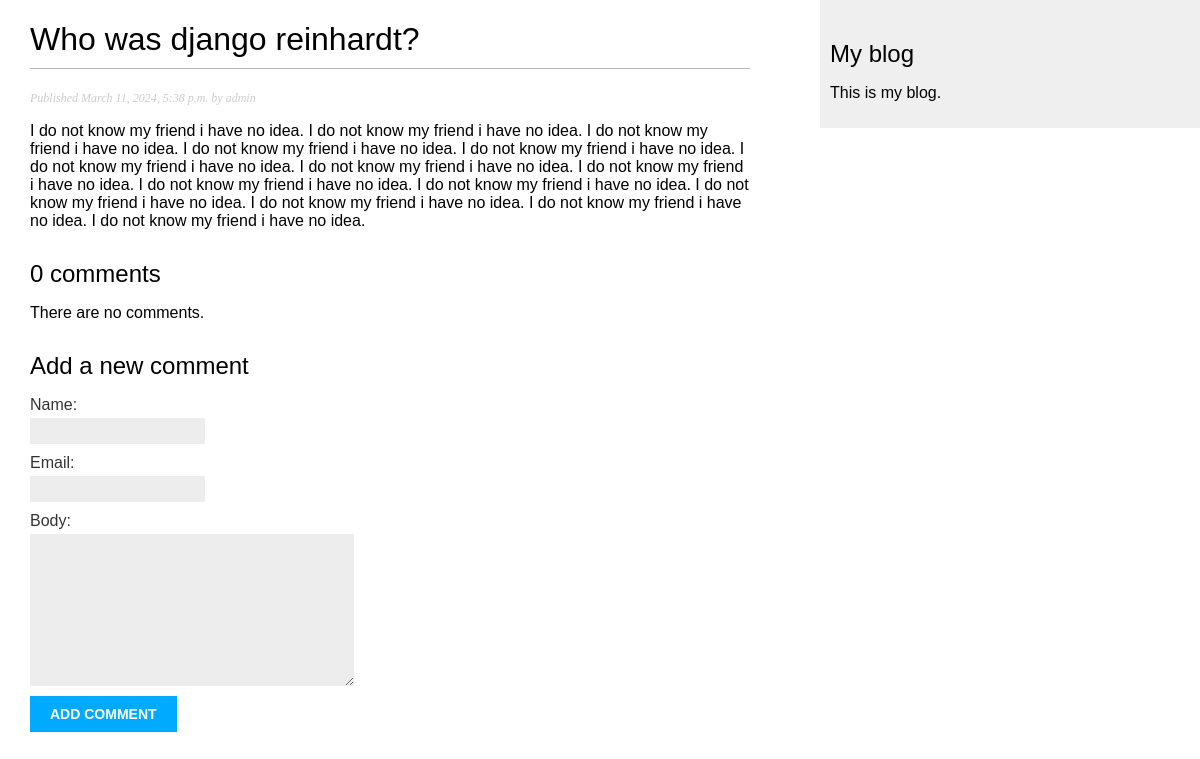
The app's page /blog/2024/3/11/who-was-django/, older data.
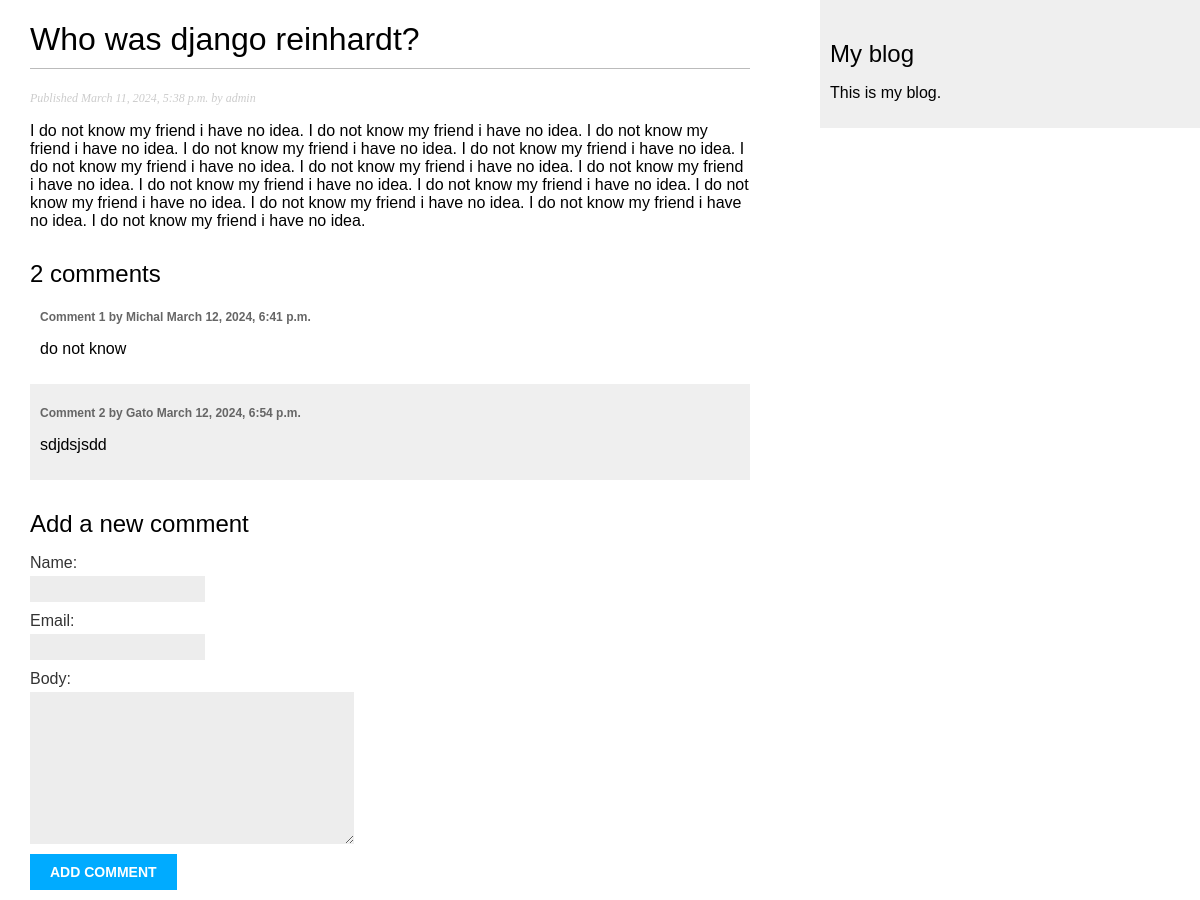
The same page, newer data.
### blog/models.py (models this page shows, shortened)
class Post(models.Model):
    class Status(models.TextChoices):
        DRAFT = 'DF', 'Draft'
        PUBLISHED = 'PB', 'Published'
    title = models.CharField(max_length=250)
    slug = models.SlugField(max_length=250,
                            unique_for_date='publish')
    author = models.ForeignKey(User, on_delete=models.CASCADE, related_name='blog_posts')
    body = models.TextField()
    publish = models.DateTimeField(default=timezone.now)
    created = models.DateTimeField(auto_now_add=True)
    updated = models.DateTimeField(auto_now=True)
    status = models.CharField(max_length=2, choices=Status.choices, default=Status.DRAFT)
    objects = models.Manager()
    published = PublishedManager()
    class Meta:
        ordering = ['-publish']
        indexes = [
            models.Index(fields=['-publish'])
        ]

class Comment(models.Model):
    post = models.ForeignKey(Post, on_delete=models.CASCADE, related_name='comments')
    name = models.CharField(max_length=80)
    email = models.EmailField()
    body = models.TextField()
    created = models.DateTimeField(auto_now_add=True)
    updated = models.DateTimeField(auto_now=True)
    active = models.BooleanField(default=True)
    class Meta:
        ordering = ['created']
        indexes = [
            models.Index(fields=['created'])
        ]

### blog/views.py (the view)
# urls.py: path('<int:year>/<int:month>/<int:day>/<slug:post>/', views.post_detail, name='post_detail'),
def post_detail(request, year, month, day, post):
    post = get_object_or_404(Post,
                             status=Post.Status.PUBLISHED,
                             slug=post,
                             publish__year=year,
                             publish__month=month,
                             publish__day=day)
    comments = post.comments.filter(active=True)
    form = CommentForm()
    return render(request,
                  'blog/post/detail.html',
                  {'post': post,
                   'comments': comments,
                   'form': form})

### blog/forms.py
class CommentForm(forms.ModelForm):
    class Meta:
        model = Comment
        fields = ['name', 'email', 'body']

### blog/templates/blog/post/detail.html (shortened to what this page needs)
{% extends "blog/base.html" %}
{% block content %}
    <h1>{{ post.title }}</h1>
    <p class="date">
        Published {{ post.publish }} by {{ post.author }}
    </p>
    {{ post.body|linebreaks }}
    {% with comments.count as total_comments %}
        <h2>
            {{ total_comments }} comment{{ total_comments|pluralize }}
        </h2>
    {% endwith %}
    {% for comment in comments %}
        <div class="comment">
            <p class="info">
            Comment {{ forloop.counter }} by {{ comment.name }}
            {{ comment.created }}
            </p>
            {{ comment.body|linebreaks }}
        </div>
        {% empty %}
            <p>There are no comments.</p>
    {% endfor %}
    {% include "blog/post/includes/comment_form.html" %}
{% endblock %}

### blog/templates/blog/base.html (shortened to what this page needs)
{% load static %}
<!DOCTYPE html>
<html>
<head>
    <link href="{% static "css/blog.css" %}" rel="stylesheet">
</head>
<body>
    <div id="content">
        {% block content %}
        {% endblock %}
    </div>
    <div id="sidebar">
        <h2>My blog</h2>
        <p>This is my blog.</p>
    </div>
</body>
</html>

### blog/templates/blog/post/includes/comment_form.html (shortened to what this page needs)
<h2>Add a new comment</h2>
<form action="{% url "blog:post_comment" post.id %}" method="post">
    {{ form.as_p }}
    <p><input type="submit" value="Add comment"></p>
</form>

### blog/static/css/blog.css (style rules this page uses)
body { margin:0; padding:0; font-family:helvetica, sans-serif; }
h1 { font-weight:normal; border-bottom:1px solid #bbb; padding:0 0 10px 0; }
h2 { font-weight:normal; margin:30px 0 0; }
#content { float:left; width:60%; padding:0 0 0 30px; }
#sidebar { float:right; width:30%; padding:10px; background:#efefef; height:100%; }
p.date { color:#ccc; font-family: georgia, serif; font-size: 12px; font-style: italic; }
label { float:left; clear:both; color:#333; margin-bottom:4px; }
input, textarea { clear:both; float:left; margin:0 0 10px; background:#ededed; border:0; padding:6px 10px; font-size:12px; }
input[type=submit] { font-weight:bold; background:#00abff; color:#fff; padding:10px 20px; font-size:14px; text-transform:uppercase; }
.comment { padding:10px; }
.comment:nth-child(even) { background:#efefef; }
.comment .info { font-weight:bold; font-size:12px; color:#666; }

Row changes from the older to the newer data that the page shows:
added Comment: name "Michal", created "March 12, 2024, 6:41 p.m.", body "do not know"
added Comment: name "Gato", created "March 12, 2024, 6:54 p.m.", body "sdjdsjsdd"
Text that changed along with them:
{{ total_comments }}: "0" → "2"
text no longer shown: "There are no comments."
